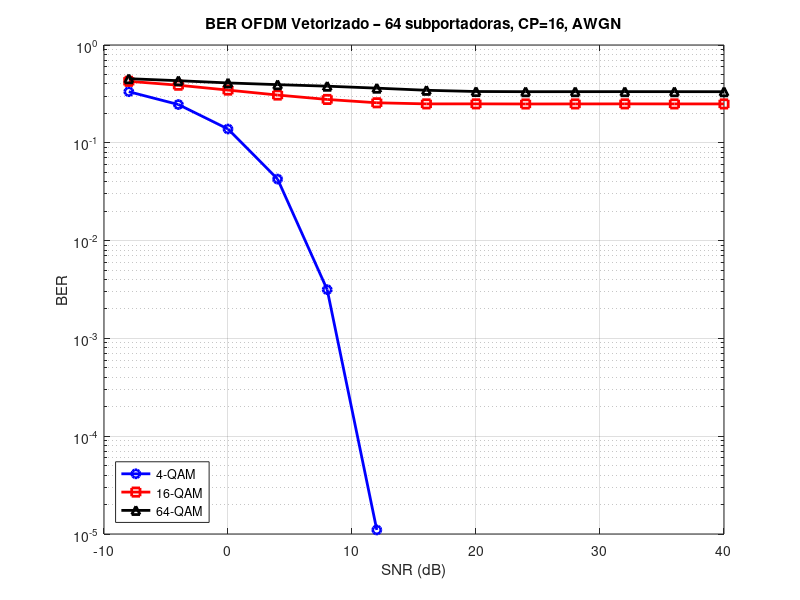

MATLAB code to generate this figure:
clear all; close all; clc;

%% Parâmetros
Nsub  = 64;
Ncp   = 16;
SNRdB = -8:4:40;
Niter = 1e4;

Mvec = [4 16 64];   % 3 modulações
kvec = log2(Mvec);  % bits por símbolo

dataIndex  = [7:31 35:59];
pilotIndex = [32 34 60 61];
dcIndex    = 33;
Ndata = length(dataIndex);

BER = zeros(length(SNRdB),3);

%% LOOP POR SNR
for s = 1:length(SNRdB)

    SNR = SNRdB(s);

    % ---------------------------------------------------------------------
    % 1) Gerar símbolos transmitidos para as 3 modulações (vetorizado)
    % ---------------------------------------------------------------------
    dataSym_tx = zeros(Ndata, Niter, 3);
    for m = 1:3
        dataSym_tx(:,:,m) = randi([0 Mvec(m)-1], Ndata, Niter);
    end

    % ---------------------------------------------------------------------
    % 2) Modulação QAM (vetorizada por "dimensão 3")
    % ---------------------------------------------------------------------
    symbols_tx = zeros(Ndata, Niter, 3);
    for m = 1:3
        tmp = qammod(dataSym_tx(:,:,m), Mvec(m));
        tmp = tmp ./ sqrt(mean(abs(tmp(:)).^2)); % normaliza
        symbols_tx(:,:,m) = tmp;
    end

    % ---------------------------------------------------------------------
    % 3) Montagem do vetor X (64 subportadoras)
    % ---------------------------------------------------------------------
    X = zeros(Nsub, Niter, 3);
    X(dataIndex,:,:) = symbols_tx;
    X(pilotIndex,:,:) = 1;
    X(dcIndex,:,:)    = 0;

    % ---------------------------------------------------------------------
    % 4) IFFT vetorizada
    % ---------------------------------------------------------------------
    x = ifft(X, Nsub, 1);

    % ---------------------------------------------------------------------
    % 5) Adicionar CP (vetorizado)
    % ---------------------------------------------------------------------
    x_cp = [x(end-Ncp+1:end,:,:); x];

    % ---------------------------------------------------------------------
    % 6) Canal AWGN (por modulação)
    % ---------------------------------------------------------------------
    y_cp = zeros(size(x_cp));
    for m = 1:3
        % reshape ajuda awgn a aplicar corretamente
        tmp = awgn(x_cp(:,:,m), SNR, 'measured');
        y_cp(:,:,m) = tmp;
    end

    % ---------------------------------------------------------------------
    % 7) Remover CP
    % ---------------------------------------------------------------------
    y = y_cp(Ncp+1:end,:,:);

    % ---------------------------------------------------------------------
    % 8) FFT vetorizada
    % ---------------------------------------------------------------------
    Y = fft(y, Nsub, 1);

    % 9) Equalização trivial (canal = 1)
    Yeq = Y;

    % ---------------------------------------------------------------------
    % 10) Selecionar subportadoras de dados
    % ---------------------------------------------------------------------
    symbols_rx = Yeq(dataIndex,:,:);

    % Normalizar novamente
    for m = 1:3
        tmp = symbols_rx(:,:,m);
        tmp = tmp./sqrt(mean(abs(tmp(:)).^2));
        symbols_rx(:,:,m) = tmp;
    end

    % ---------------------------------------------------------------------
    % 11) Demodulação e BER
    % ---------------------------------------------------------------------
    for m = 1:3

        dataSym_rx = qamdemod(symbols_rx(:,:,m), Mvec(m));

        k = kvec(m);

        % Bits TX e RX (converter tudo de uma vez)
        bits_tx = reshape(de2bi(dataSym_tx(:,:,m), k, 'left-msb').', [], 1);
        bits_rx = reshape(de2bi(dataSym_rx      , k, 'left-msb').', [], 1);

        % BER
        BER(s,m) = sum(bits_tx ~= bits_rx) / length(bits_tx);
    end

    fprintf("SNR = %3d dB  ->  BER = [%.3e  %.3e  %.3e]\n", ...
        SNR, BER(s,1), BER(s,2), BER(s,3));

end

%% Plot
figure;
semilogy(SNRdB, BER(:,1),'bo-','LineWidth',2); hold on;
semilogy(SNRdB, BER(:,2),'rs-','LineWidth',2);
semilogy(SNRdB, BER(:,3),'k^-','LineWidth',2);
grid on;
xlabel('SNR (dB)');
ylabel('BER');
legend('4-QAM','16-QAM','64-QAM','Location','southwest');
title('BER OFDM Vetorizado – 64 subportadoras, CP=16, AWGN');
